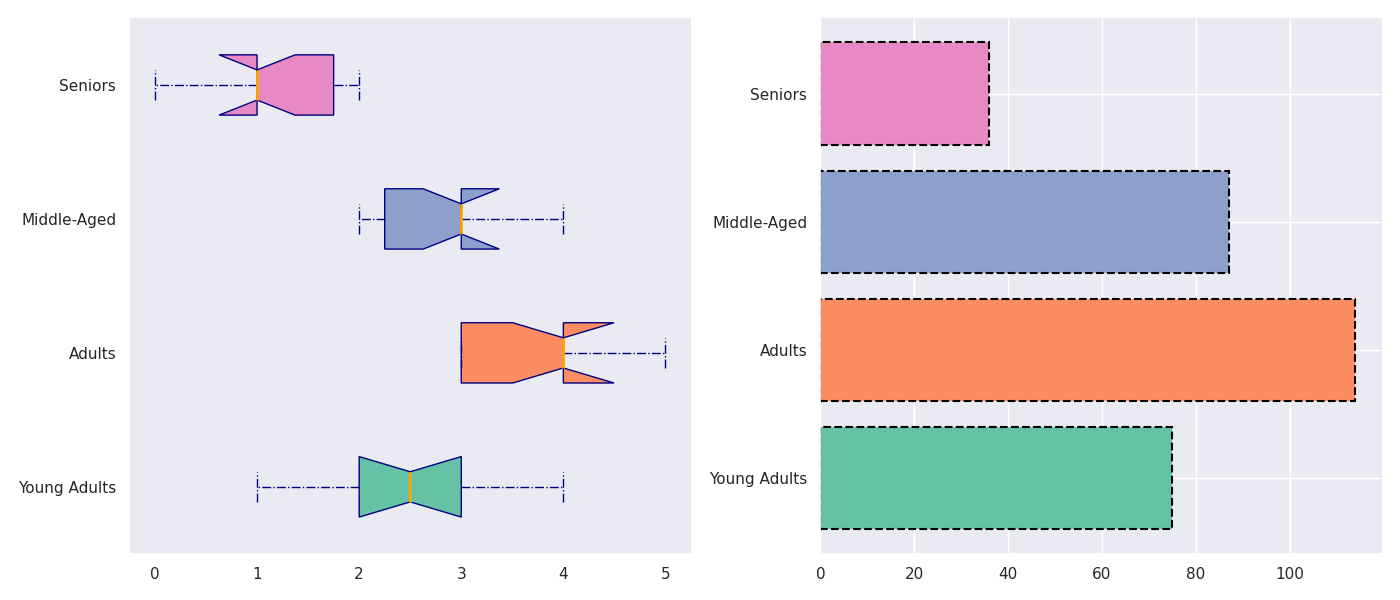

Recreate this plot in Python.
import matplotlib.pyplot as plt
import numpy as np

young_adults_coffee = [2, 3, 2, 1, 4, 2, 3, 2, 3, 3]
adults_coffee = [3, 4, 3, 5, 4, 3, 4, 3, 5, 4]
middle_aged_coffee = [2, 3, 3, 2, 4, 3, 2, 4, 3, 3]
seniors_coffee = [1, 1, 2, 1, 2, 1, 1, 0, 2, 1]

monthly_avg_coffee = [np.mean(young_adults_coffee) * 30, 
                      np.mean(adults_coffee) * 30, 
                      np.mean(middle_aged_coffee) * 30, 
                      np.mean(seniors_coffee) * 30]

coffee_data = [young_adults_coffee, adults_coffee, middle_aged_coffee, seniors_coffee]

fig, axes = plt.subplots(nrows=1, ncols=2, figsize=(14, 6))

# Altered boxplot style
boxes = axes[0].boxplot(coffee_data, vert=False, patch_artist=True, notch=True,
                        boxprops=dict(facecolor='skyblue', color='navy'),
                        whiskerprops=dict(color='navy', linestyle='-.'),
                        capprops=dict(color='navy', linestyle='-.'),
                        medianprops=dict(color='orange', linewidth=2),
                        flierprops=dict(marker='o', color='red', alpha=0.5))

new_colors = ['#66c2a5', '#fc8d62', '#8da0cb', '#e78ac3']
for patch, color in zip(boxes['boxes'], new_colors):
    patch.set_facecolor(color)

axes[0].set_yticklabels(['Young Adults', 'Adults', 'Middle-Aged', 'Seniors'])
axes[0].grid(False)

# Altered bar chart style
bar_positions = np.arange(len(monthly_avg_coffee))
bars = axes[1].barh(bar_positions, monthly_avg_coffee, color=new_colors, edgecolor='black', linestyle='--', linewidth=1.5)
axes[1].set_yticks(bar_positions)
axes[1].set_yticklabels(['Young Adults', 'Adults', 'Middle-Aged', 'Seniors'])

# Alter border for subplots
for ax in axes:
    ax.spines['top'].set_visible(False)
    ax.spines['right'].set_visible(False)

plt.tight_layout()
plt.show()
